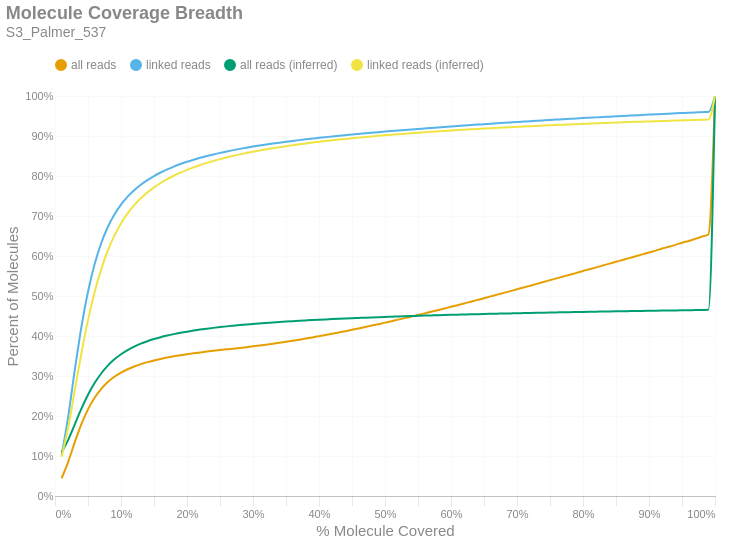

Notebook cell for this chart:
### Markdown cell above
### Molecule Read Coverage
This chart shows molecule coverage breadth as computed by the number of bases aligned to that molecule. In other words, "*how much of each unique long molecule is actually sequenced/aligned?*" Keep in mind there is a distinction between sequences and alignments, since some sequences belonging to a particular molecule may not align well and wouldn't appear in the alignment data. This chart also shows molecule coverage breadth as computed by the *inferred fragment* from which the aligned sequences originate. Unlike read coverage, this calculation takes into account the total insert size, including unsequenced gaps between the forward and reverse reads. Like the previous figures, these are cumulative percents.

### Code cell
if SKIPLR:
    print_html(f"Skipped")
else:
    binned_df = consolidated_hist(valids['coverage_bp'], mask, 0.01, True)
    binned_df_inf = consolidated_hist(valids['coverage_inserts'], mask, 0.01, True)
    binned_df = binned_df.with_columns(pl.lit(binned_df_inf['all reads (cumsum)']).alias('all reads (inferred)'))
    binned_df = binned_df.with_columns(pl.lit(binned_df_inf['linked reads (cumsum)']).alias('linked reads (inferred)'))
    binned_df = binned_df.with_columns(
        (pl.col('bin').cast(pl.Float64) + 0.01).alias('right_edge')
    )

    with SafeRender(binned_df):
        (
            density_plot(binned_df, 'Molecule Coverage Breadth', samplename, 'molcov', ['all reads (inferred)','linked reads (inferred)'])
            .encode(
                #x=alt.X('bin:Q', title="% Molecule Covered").axis(format = '%').scale(padding=0),
                x=alt.X('right_edge:Q', title="% Molecule Covered").axis(format='%').scale(padding=0),
                y=alt.Y('value:Q', title='Percent of Molecules')
                    .axis(format='%')
                    .stack(False)
                    .scale(domainMin=0, padding=0),
                color=alt.Color("key:N").scale(domain = ["all reads", "linked reads", "all reads (inferred)", "linked reads (inferred)"]),
                tooltip = [
                    alt.Tooltip("key:N", title = "Data Type"),
                    alt.Tooltip("range_label:N", title="% Molecule Covered"),
                    alt.Tooltip("value:Q", format = ".2%", title="% Molecules")
                ]
            )
        ).display()

### Figure 1 — Vega-Lite specification as saved in the notebook (floating-point values rounded to 4 significant figures)
{"width": "container", "height": 400, "config": {"title": {"anchor": "start", "dy": -15, "fontSize": 18, "color": "#888888", "subtitleColor": "#888888", "subtitleFontSize": 14}, "arc": {"fill": "#0072B2"}, "axis": {"domainColor": "#888888", "domainWidth": 0.5, "gridWidth": 0.2, "grid": false, "titleFontWeight": 400, "titleFontSize": 15, "labelFontSize": 11, "labelColor": "#888888", "tickColor": "#888888", "tickWidth": 0.2, "titleColor": "#888888"}, "axisBand": {"grid": false}, "axisX": {"grid": true, "tickSize": 10, "domainCap": "round"}, "axisY": {"domain": false, "grid": true, "tickSize": 0, "domainCap": "round"}, "background": "transparent", "header": {"labelFontSize": 15, "labelColor": "#888888", "titleFontSize": 15, "titleFontWeight": 600, "titleColor": "#888888"}, "legend": {"labelFont": "sans-serif", "labelFontSize": 12, "labelColor": "#888888", "symbolSize": 100, "symbolType": "circle", "titleFontSize": 12, "titlePadding": 10, "titleColor": "#888888", "title": null, "orient": "top"}, "range": {"category": ["#E69F00", "#56B4E9", "#009E73", "#F0E442", "#0072B2", "#D55E00", "#CC79A7", "#000000"], "diverging": ["#cfe8f3", "#a2d4ec", "#73bfe2", "#46abdb", "#1696d2", "#12719e"]}, "area": {"fill": "#0072B2", "fillOpacity": 0.7, "line": true, "strokeOpacity": 0.7}, "line": {"color": "#0072B2", "stroke": "#0072B2", "strokeWidth": 2}, "trail": {"color": "#0072B2", "stroke": "#0072B2", "strokeWidth": 0, "size": 1}, "point": {"filled": true, "fillOpacity": 1.0, "size": 95}, "text": {"color": "#888888", "fontSize": 11, "align": "right", "fontWeight": 400, "size": 11}, "bar": {"fill": "#0072B2", "stroke": null}, "view": {"stroke": null, "continuousWidth": 660, "continuousHeight": 400}}, "data": {"name": "data-f92938a88843104d672502ca7b2e7544"}, "mark": {"type": "line", "interpolate": "monotone", "point": {"opacity": 0, "size": 275}}, "encoding": {"color": {"field": "key", "scale": {"domain": ["all reads", "linked reads", "all reads (inferred)", "linked reads (inferred)"]}, "type": "nominal"}, "tooltip": [{"field": "key", "title": "Data Type", "type": "nominal"}, {"field": "range_label", "title": "% Molecule Covered", "type": "nominal"}, {"field": "value", "format": ".2%", "title": "% Molecules", "type": "quantitative"}], "x": {"axis": {"format": "%"}, "field": "right_edge", "scale": {"padding": 0}, "title": "% Molecule Covered", "type": "quantitative"}, "y": {"axis": {"format": "%"}, "field": "value", "scale": {"domainMin": 0, "padding": 0}, "stack": false, "title": "Percent of Molecules", "type": "quantitative"}}, "params": [{"name": "param_c36ac31b6afebe62", "select": {"type": "point", "fields": ["key"]}, "bind": "legend"}], "title": {"text": "Molecule Coverage Breadth", "subtitle": "S3_Palmer_537"}, "transform": [{"fold": ["all reads (cumsum)", "linked reads (cumsum)", "all reads (inferred)", "linked reads (inferred)"]}, {"calculate": "replace(datum.key, ' (cumsum)', '')", "as": "key"}, {"filter": {"param": "param_c36ac31b6afebe62"}}], "usermeta": {"embedOptions": {"downloadFileName": "S3_Palmer_537.molcov"}}, "$schema": "https://vega.github.io/schema/vega-lite/v6.1.0.json", "datasets": {"data-f92938a88843104d672502ca7b2e7544": [{"bin": "0.0", "interval": "0.0-0.01", "all reads": 0.04438, "linked reads": 0.1017, "all reads (cumsum)": 0.04438, "linked reads (cumsum)": 0.1017, "range_label": "0.0-0.01", "all reads (inferred)": 0.109, "linked reads (inferred)": 0.09789, "right_edge": 0.01}, {"bin": "0.01", "interval": "0.01-0.02", "all reads": 0.04108, "linked reads": 0.0969, "all reads (cumsum)": 0.08546, "linked reads (cumsum)": 0.1986, "range_label": "0.01-0.02", "all reads (inferred)": 0.1404, "linked reads (inferred)": 0.1717, "right_edge": 0.02}, {"bin": "0.02", "interval": "0.02-0.03", "all reads": 0.04908, "linked reads": 0.1165, "all reads (cumsum)": 0.1345, "linked reads (cumsum)": 0.3151, "range_label": "0.02-0.03", "all reads (inferred)": 0.1793, "linked reads (inferred)": 0.2642, "right_edge": 0.03}, {"bin": "0.03", "interval": "0.03-0.04", "all reads": 0.04505, "linked reads": 0.1071, "all reads (cumsum)": 0.1796, "linked reads (cumsum)": 0.4222, "range_label": "0.03-0.04", "all reads (inferred)": 0.2182, "linked reads (inferred)": 0.3568, "right_edge": 0.04}, {"bin": "0.04", "interval": "0.04-0.05", "all reads": 0.0371, "linked reads": 0.08827, "all reads (cumsum)": 0.2167, "linked reads (cumsum)": 0.5105, "range_label": "0.04-0.05", "all reads (inferred)": 0.253, "linked reads (inferred)": 0.4398, "right_edge": 0.05}, {"bin": "0.05", "interval": "0.05-0.06", "all reads": 0.02889, "linked reads": 0.06867, "all reads (cumsum)": 0.2456, "linked reads (cumsum)": 0.5791, "range_label": "0.05-0.06", "all reads (inferred)": 0.2823, "linked reads (inferred)": 0.5095, "right_edge": 0.06}, {"bin": "0.06", "interval": "0.06-0.07", "all reads": 0.02223, "linked reads": 0.05284, "all reads (cumsum)": 0.2678, "linked reads (cumsum)": 0.632, "range_label": "0.06-0.07", "all reads (inferred)": 0.3063, "linked reads (inferred)": 0.5667, "right_edge": 0.07}, {"bin": "0.07", "interval": "0.07-0.08", "all reads": 0.01705, "linked reads": 0.04047, "all reads (cumsum)": 0.2849, "linked reads (cumsum)": 0.6724, "range_label": "0.07-0.08", "all reads (inferred)": 0.3258, "linked reads (inferred)": 0.6132, "right_edge": 0.08}, {"bin": "0.08", "interval": "0.08-0.09", "all reads": 0.01321, "linked reads": 0.03129, "all reads (cumsum)": 0.2981, "linked reads (cumsum)": 0.7037, "range_label": "0.08-0.09", "all reads (inferred)": 0.3416, "linked reads (inferred)": 0.6509, "right_edge": 0.09}, {"bin": "0.09", "interval": "0.09-0.1", "all reads": 0.01045, "linked reads": 0.02472, "all reads (cumsum)": 0.3085, "linked reads (cumsum)": 0.7284, "range_label": "0.09-0.1", "all reads (inferred)": 0.3545, "linked reads (inferred)": 0.6815, "right_edge": 0.1}, {"bin": "0.1", "interval": "0.1-0.11", "all reads": 0.008428, "linked reads": 0.01987, "all reads (cumsum)": 0.3169, "linked reads (cumsum)": 0.7483, "range_label": "0.1-0.11", "all reads (inferred)": 0.3649, "linked reads (inferred)": 0.7064, "right_edge": 0.11}, {"bin": "0.11", "interval": "0.11-0.12", "all reads": 0.006928, "linked reads": 0.01631, "all reads (cumsum)": 0.3239, "linked reads (cumsum)": 0.7646, "range_label": "0.11-0.12", "all reads (inferred)": 0.3736, "linked reads (inferred)": 0.727, "right_edge": 0.12}, {"bin": "0.12", "interval": "0.12-0.13", "all reads": 0.005808, "linked reads": 0.01366, "all reads (cumsum)": 0.3297, "linked reads (cumsum)": 0.7783, "range_label": "0.12-0.13", "all reads (inferred)": 0.3809, "linked reads (inferred)": 0.7442, "right_edge": 0.13}, {"bin": "0.13", "interval": "0.13-0.14", "all reads": 0.004925, "linked reads": 0.01156, "all reads (cumsum)": 0.3346, "linked reads (cumsum)": 0.7898, "range_label": "0.13-0.14", "all reads (inferred)": 0.387, "linked reads (inferred)": 0.7589, "right_edge": 0.14}, {"bin": "0.14", "interval": "0.14-0.15", "all reads": 0.004291, "linked reads": 0.01002, "all reads (cumsum)": 0.3389, "linked reads (cumsum)": 0.7999, "range_label": "0.14-0.15", "all reads (inferred)": 0.3924, "linked reads (inferred)": 0.7715, "right_edge": 0.15}, {"bin": "0.15", "interval": "0.15-0.16", "all reads": 0.003819, "linked reads": 0.008862, "all reads (cumsum)": 0.3427, "linked reads (cumsum)": 0.8087, "range_label": "0.15-0.16", "all reads (inferred)": 0.397, "linked reads (inferred)": 0.7825, "right_edge": 0.16}, {"bin": "0.16", "interval": "0.16-0.17", "all reads": 0.003362, "linked reads": 0.007777, "all reads (cumsum)": 0.3461, "linked reads (cumsum)": 0.8165, "range_label": "0.16-0.17", "all reads (inferred)": 0.401, "linked reads (inferred)": 0.7921, "right_edge": 0.17}, {"bin": "0.17", "interval": "0.17-0.18", "all reads": 0.003071, "linked reads": 0.007022, "all reads (cumsum)": 0.3492, "linked reads (cumsum)": 0.8235, "range_label": "0.17-0.18", "all reads (inferred)": 0.4047, "linked reads (inferred)": 0.8006, "right_edge": 0.18}, {"bin": "0.18", "interval": "0.18-0.19", "all reads": 0.002791, "linked reads": 0.006328, "all reads (cumsum)": 0.3519, "linked reads (cumsum)": 0.8298, "range_label": "0.18-0.19", "all reads (inferred)": 0.4079, "linked reads (inferred)": 0.8083, "right_edge": 0.19}, {"bin": "0.19", "interval": "0.19-0.2", "all reads": 0.002564, "linked reads": 0.005733, "all reads (cumsum)": 0.3545, "linked reads (cumsum)": 0.8356, "range_label": "0.19-0.2", "all reads (inferred)": 0.4108, "linked reads (inferred)": 0.8153, "right_edge": 0.2}, {"bin": "0.2", "interval": "0.2-0.21", "all reads": 0.002317, "linked reads": 0.005105, "all reads (cumsum)": 0.3568, "linked reads (cumsum)": 0.8407, "range_label": "0.2-0.21", "all reads (inferred)": 0.4135, "linked reads (inferred)": 0.8216, "right_edge": 0.21}, {"bin": "0.21", "interval": "0.21-0.22", "all reads": 0.002178, "linked reads": 0.004737, "all reads (cumsum)": 0.359, "linked reads (cumsum)": 0.8454, "range_label": "0.21-0.22", "all reads (inferred)": 0.416, "linked reads (inferred)": 0.8274, "right_edge": 0.22}, {"bin": "0.22", "interval": "0.22-0.23", "all reads": 0.002046, "linked reads": 0.004382, "all reads (cumsum)": 0.361, "linked reads (cumsum)": 0.8498, "range_label": "0.22-0.23", "all reads (inferred)": 0.4182, "linked reads (inferred)": 0.8327, "right_edge": 0.23}, {"bin": "0.23", "interval": "0.23-0.24", "all reads": 0.001973, "linked reads": 0.004155, "all reads (cumsum)": 0.363, "linked reads (cumsum)": 0.854, "range_label": "0.23-0.24", "all reads (inferred)": 0.4203, "linked reads (inferred)": 0.8377, "right_edge": 0.24}, {"bin": "0.24", "interval": "0.24-0.25", "all reads": 0.00189, "linked reads": 0.003901, "all reads (cumsum)": 0.3649, "linked reads (cumsum)": 0.8579, "range_label": "0.24-0.25", "all reads (inferred)": 0.4222, "linked reads (inferred)": 0.8422, "right_edge": 0.25}, {"bin": "0.25", "interval": "0.25-0.26", "all reads": 0.001746, "linked reads": 0.003474, "all reads (cumsum)": 0.3667, "linked reads (cumsum)": 0.8613, "range_label": "0.25-0.26", "all reads (inferred)": 0.424, "linked reads (inferred)": 0.8464, "right_edge": 0.26}, {"bin": "0.26", "interval": "0.26-0.27", "all reads": 0.001758, "linked reads": 0.003326, "all reads (cumsum)": 0.3684, "linked reads (cumsum)": 0.8647, "range_label": "0.26-0.27", "all reads (inferred)": 0.4257, "linked reads (inferred)": 0.8503, "right_edge": 0.27}, {"bin": "0.27", "interval": "0.27-0.28", "all reads": 0.001805, "linked reads": 0.003129, "all reads (cumsum)": 0.3702, "linked reads (cumsum)": 0.8678, "range_label": "0.27-0.28", "all reads (inferred)": 0.4273, "linked reads (inferred)": 0.854, "right_edge": 0.28}, {"bin": "0.28", "interval": "0.28-0.29", "all reads": 0.001877, "linked reads": 0.002958, "all reads (cumsum)": 0.3721, "linked reads (cumsum)": 0.8707, "range_label": "0.28-0.29", "all reads (inferred)": 0.4287, "linked reads (inferred)": 0.8575, "right_edge": 0.29}, {"bin": "0.29", "interval": "0.29-0.3", "all reads": 0.002005, "linked reads": 0.002842, "all reads (cumsum)": 0.3741, "linked reads (cumsum)": 0.8736, "range_label": "0.29-0.3", "all reads (inferred)": 0.4301, "linked reads (inferred)": 0.8607, "right_edge": 0.3}, {"bin": "0.3", "interval": "0.3-0.31", "all reads": 0.002076, "linked reads": 0.002642, "all reads (cumsum)": 0.3762, "linked reads (cumsum)": 0.8762, "range_label": "0.3-0.31", "all reads (inferred)": 0.4314, "linked reads (inferred)": 0.8638, "right_edge": 0.31}, {"bin": "0.31", "interval": "0.31-0.32", "all reads": 0.002199, "linked reads": 0.002552, "all reads (cumsum)": 0.3784, "linked reads (cumsum)": 0.8788, "range_label": "0.31-0.32", "all reads (inferred)": 0.4327, "linked reads (inferred)": 0.8667, "right_edge": 0.32}, {"bin": "0.32", "interval": "0.32-0.33", "all reads": 0.0023, "linked reads": 0.002372, "all reads (cumsum)": 0.3807, "linked reads (cumsum)": 0.8812, "range_label": "0.32-0.33", "all reads (inferred)": 0.4339, "linked reads (inferred)": 0.8695, "right_edge": 0.33}, {"bin": "0.33", "interval": "0.33-0.34", "all reads": 0.002388, "linked reads": 0.002252, "all reads (cumsum)": 0.3831, "linked reads (cumsum)": 0.8834, "range_label": "0.33-0.34", "all reads (inferred)": 0.435, "linked reads (inferred)": 0.8721, "right_edge": 0.34}, {"bin": "0.34", "interval": "0.34-0.35", "all reads": 0.002483, "linked reads": 0.002161, "all reads (cumsum)": 0.3855, "linked reads (cumsum)": 0.8856, "range_label": "0.34-0.35", "all reads (inferred)": 0.4361, "linked reads (inferred)": 0.8746, "right_edge": 0.35}, {"bin": "0.35", "interval": "0.35-0.36", "all reads": 0.00261, "linked reads": 0.002083, "all reads (cumsum)": 0.3882, "linked reads (cumsum)": 0.8877, "range_label": "0.35-0.36", "all reads (inferred)": 0.4371, "linked reads (inferred)": 0.877, "right_edge": 0.36}, {"bin": "0.36", "interval": "0.36-0.37", "all reads": 0.00269, "linked reads": 0.002033, "all reads (cumsum)": 0.3908, "linked reads (cumsum)": 0.8897, "range_label": "0.36-0.37", "all reads (inferred)": 0.438, "linked reads (inferred)": 0.8793, "right_edge": 0.37}, {"bin": "0.37", "interval": "0.37-0.38", "all reads": 0.002786, "linked reads": 0.001956, "all reads (cumsum)": 0.3936, "linked reads (cumsum)": 0.8916, "range_label": "0.37-0.38", "all reads (inferred)": 0.439, "linked reads (inferred)": 0.8814, "right_edge": 0.38}, {"bin": "0.38", "interval": "0.38-0.39", "all reads": 0.002837, "linked reads": 0.001879, "all reads (cumsum)": 0.3965, "linked reads (cumsum)": 0.8935, "range_label": "0.38-0.39", "all reads (inferred)": 0.4398, "linked reads (inferred)": 0.8835, "right_edge": 0.39}, {"bin": "0.39", "interval": "0.39-0.4", "all reads": 0.003002, "linked reads": 0.001859, "all reads (cumsum)": 0.3995, "linked reads (cumsum)": 0.8954, "range_label": "0.39-0.4", "all reads (inferred)": 0.4407, "linked reads (inferred)": 0.8855, "right_edge": 0.4}, {"bin": "0.4", "interval": "0.4-0.41", "all reads": 0.003004, "linked reads": 0.001746, "all reads (cumsum)": 0.4025, "linked reads (cumsum)": 0.8971, "range_label": "0.4-0.41", "all reads (inferred)": 0.4415, "linked reads (inferred)": 0.8874, "right_edge": 0.41}, {"bin": "0.41", "interval": "0.41-0.42", "all reads": 0.003158, "linked reads": 0.001708, "all reads (cumsum)": 0.4056, "linked reads (cumsum)": 0.8988, "range_label": "0.41-0.42", "all reads (inferred)": 0.4423, "linked reads (inferred)": 0.8893, "right_edge": 0.42}, {"bin": "0.42", "interval": "0.42-0.43", "all reads": 0.003224, "linked reads": 0.001631, "all reads (cumsum)": 0.4089, "linked reads (cumsum)": 0.9005, "range_label": "0.42-0.43", "all reads (inferred)": 0.4431, "linked reads (inferred)": 0.891, "right_edge": 0.43}, {"bin": "0.43", "interval": "0.43-0.44", "all reads": 0.003248, "linked reads": 0.001622, "all reads (cumsum)": 0.4121, "linked reads (cumsum)": 0.9021, "range_label": "0.43-0.44", "all reads (inferred)": 0.4438, "linked reads (inferred)": 0.8927, "right_edge": 0.44}, {"bin": "0.44", "interval": "0.44-0.45", "all reads": 0.003427, "linked reads": 0.001599, "all reads (cumsum)": 0.4155, "linked reads (cumsum)": 0.9037, "range_label": "0.44-0.45", "all reads (inferred)": 0.4445, "linked reads (inferred)": 0.8944, "right_edge": 0.45}, {"bin": "0.45", "interval": "0.45-0.46", "all reads": 0.003425, "linked reads": 0.001526, "all reads (cumsum)": 0.419, "linked reads (cumsum)": 0.9052, "range_label": "0.45-0.46", "all reads (inferred)": 0.4452, "linked reads (inferred)": 0.8959, "right_edge": 0.46}, {"bin": "0.46", "interval": "0.46-0.47", "all reads": 0.0035, "linked reads": 0.001508, "all reads (cumsum)": 0.4225, "linked reads (cumsum)": 0.9067, "range_label": "0.46-0.47", "all reads (inferred)": 0.4459, "linked reads (inferred)": 0.8975, "right_edge": 0.47}, {"bin": "0.47", "interval": "0.47-0.48", "all reads": 0.003582, "linked reads": 0.001445, "all reads (cumsum)": 0.426, "linked reads (cumsum)": 0.9082, "range_label": "0.47-0.48", "all reads (inferred)": 0.4465, "linked reads (inferred)": 0.899, "right_edge": 0.48}, {"bin": "0.48", "interval": "0.48-0.49", "all reads": 0.003509, "linked reads": 0.001428, "all reads (cumsum)": 0.4295, "linked reads (cumsum)": 0.9096, "range_label": "0.48-0.49", "all reads (inferred)": 0.4471, "linked reads (inferred)": 0.9004, "right_edge": 0.49}, {"bin": "0.49", "interval": "0.49-0.5", "all reads": 0.003929, "linked reads": 0.001454, "all reads (cumsum)": 0.4335, "linked reads (cumsum)": 0.911, "range_label": "0.49-0.5", "all reads (inferred)": 0.4477, "linked reads (inferred)": 0.9018, "right_edge": 0.5}, {"bin": "0.5", "interval": "0.5-0.51", "all reads": 0.003446, "linked reads": 0.001337, "all reads (cumsum)": 0.4369, "linked reads (cumsum)": 0.9124, "range_label": "0.5-0.51", "all reads (inferred)": 0.4483, "linked reads (inferred)": 0.9032, "right_edge": 0.51}, {"bin": "0.51", "interval": "0.51-0.52", "all reads": 0.003955, "linked reads": 0.001422, "all reads (cumsum)": 0.4409, "linked reads (cumsum)": 0.9138, "range_label": "0.51-0.52", "all reads (inferred)": 0.4489, "linked reads (inferred)": 0.9045, "right_edge": 0.52}, {"bin": "0.52", "interval": "0.52-0.53", "all reads": 0.003808, "linked reads": 0.001343, "all reads (cumsum)": 0.4447, "linked reads (cumsum)": 0.9151, "range_label": "0.52-0.53", "all reads (inferred)": 0.4494, "linked reads (inferred)": 0.9058, "right_edge": 0.53}, {"bin": "0.53", "interval": "0.53-0.54", "all reads": 0.00393, "linked reads": 0.001308, "all reads (cumsum)": 0.4486, "linked reads (cumsum)": 0.9165, "range_label": "0.53-0.54", "all reads (inferred)": 0.45, "linked reads (inferred)": 0.907, "right_edge": 0.54}, {"bin": "0.54", "interval": "0.54-0.55", "all reads": 0.003898, "linked reads": 0.001287, "all reads (cumsum)": 0.4525, "linked reads (cumsum)": 0.9177, "range_label": "0.54-0.55", "all reads (inferred)": 0.4505, "linked reads (inferred)": 0.9082, "right_edge": 0.55}, {"bin": "0.55", "interval": "0.55-0.56", "all reads": 0.004009, "linked reads": 0.001273, "all reads (cumsum)": 0.4565, "linked reads (cumsum)": 0.919, "range_label": "0.55-0.56", "all reads (inferred)": 0.451, "linked reads (inferred)": 0.9094, "right_edge": 0.56}, {"bin": "0.56", "interval": "0.56-0.57", "all reads": 0.004049, "linked reads": 0.001262, "all reads (cumsum)": 0.4606, "linked reads (cumsum)": 0.9203, "range_label": "0.56-0.57", "all reads (inferred)": 0.4515, "linked reads (inferred)": 0.9105, "right_edge": 0.57}, {"bin": "0.57", "interval": "0.57-0.58", "all reads": 0.004005, "linked reads": 0.001222, "all reads (cumsum)": 0.4646, "linked reads (cumsum)": 0.9215, "range_label": "0.57-0.58", "all reads (inferred)": 0.452, "linked reads (inferred)": 0.9116, "right_edge": 0.58}, {"bin": "0.58", "interval": "0.58-0.59", "all reads": 0.00409, "linked reads": 0.001193, "all reads (cumsum)": 0.4687, "linked reads (cumsum)": 0.9227, "range_label": "0.58-0.59", "all reads (inferred)": 0.4524, "linked reads (inferred)": 0.9127, "right_edge": 0.59}, {"bin": "0.59", "interval": "0.59-0.6", "all reads": 0.004288, "linked reads": 0.00124, "all reads (cumsum)": 0.473, "linked reads (cumsum)": 0.9239, "range_label": "0.59-0.6", "all reads (inferred)": 0.4529, "linked reads (inferred)": 0.9138, "right_edge": 0.6}, {"bin": "0.6", "interval": "0.6-0.61", "all reads": 0.004135, "linked reads": 0.001137, "all reads (cumsum)": 0.4771, "linked reads (cumsum)": 0.9251, "range_label": "0.6-0.61", "all reads (inferred)": 0.4533, "linked reads (inferred)": 0.9148, "right_edge": 0.61}, {"bin": "0.61", "interval": "0.61-0.62", "all reads": 0.004331, "linked reads": 0.001179, "all reads (cumsum)": 0.4814, "linked reads (cumsum)": 0.9262, "range_label": "0.61-0.62", "all reads (inferred)": 0.4538, "linked reads (inferred)": 0.9158, "right_edge": 0.62}, {"bin": "0.62", "interval": "0.62-0.63", "all reads": 0.004315, "linked reads": 0.001108, "all reads (cumsum)": 0.4857, "linked reads (cumsum)": 0.9274, "range_label": "0.62-0.63", "all reads (inferred)": 0.4542, "linked reads (inferred)": 0.9167, "right_edge": 0.63}, {"bin": "0.63", "interval": "0.63-0.64", "all reads": 0.004338, "linked reads": 0.001128, "all reads (cumsum)": 0.4901, "linked reads (cumsum)": 0.9285, "range_label": "0.63-0.64", "all reads (inferred)": 0.4546, "linked reads (inferred)": 0.9177, "right_edge": 0.64}, {"bin": "0.64", "interval": "0.64-0.65", "all reads": 0.004349, "linked reads": 0.001102, "all reads (cumsum)": 0.4944, "linked reads (cumsum)": 0.9296, "range_label": "0.64-0.65", "all reads (inferred)": 0.455, "linked reads (inferred)": 0.9186, "right_edge": 0.65}, {"bin": "0.65", "interval": "0.65-0.66", "all reads": 0.004563, "linked reads": 0.001126, "all reads (cumsum)": 0.499, "linked reads (cumsum)": 0.9307, "range_label": "0.65-0.66", "all reads (inferred)": 0.4554, "linked reads (inferred)": 0.9195, "right_edge": 0.66}, {"bin": "0.66", "interval": "0.66-0.67", "all reads": 0.004384, "linked reads": 0.001092, "all reads (cumsum)": 0.5034, "linked reads (cumsum)": 0.9318, "range_label": "0.66-0.67", "all reads (inferred)": 0.4558, "linked reads (inferred)": 0.9204, "right_edge": 0.67}, {"bin": "0.67", "interval": "0.67-0.68", "all reads": 0.004471, "linked reads": 0.001066, "all reads (cumsum)": 0.5078, "linked reads (cumsum)": 0.9329, "range_label": "0.67-0.68", "all reads (inferred)": 0.4562, "linked reads (inferred)": 0.9212, "right_edge": 0.68}, {"bin": "0.68", "interval": "0.68-0.69", "all reads": 0.004402, "linked reads": 0.001053, "all reads (cumsum)": 0.5122, "linked reads (cumsum)": 0.9339, "range_label": "0.68-0.69", "all reads (inferred)": 0.4565, "linked reads (inferred)": 0.922, "right_edge": 0.69}, {"bin": "0.69", "interval": "0.69-0.7", "all reads": 0.004586, "linked reads": 0.001052, "all reads (cumsum)": 0.5168, "linked reads (cumsum)": 0.935, "range_label": "0.69-0.7", "all reads (inferred)": 0.4569, "linked reads (inferred)": 0.9229, "right_edge": 0.7}, {"bin": "0.7", "interval": "0.7-0.71", "all reads": 0.004465, "linked reads": 0.001024, "all reads (cumsum)": 0.5213, "linked reads (cumsum)": 0.936, "range_label": "0.7-0.71", "all reads (inferred)": 0.4573, "linked reads (inferred)": 0.9237, "right_edge": 0.71}, {"bin": "0.71", "interval": "0.71-0.72", "all reads": 0.004459, "linked reads": 0.001019, "all reads (cumsum)": 0.5258, "linked reads (cumsum)": 0.937, "range_label": "0.71-0.72", "all reads (inferred)": 0.4576, "linked reads (inferred)": 0.9245, "right_edge": 0.72}, {"bin": "0.72", "interval": "0.72-0.73", "all reads": 0.004633, "linked reads": 0.00104, "all reads (cumsum)": 0.5304, "linked reads (cumsum)": 0.9381, "range_label": "0.72-0.73", "all reads (inferred)": 0.458, "linked reads (inferred)": 0.9253, "right_edge": 0.73}, {"bin": "0.73", "interval": "0.73-0.74", "all reads": 0.004511, "linked reads": 0.0009895, "all reads (cumsum)": 0.5349, "linked reads (cumsum)": 0.939, "range_label": "0.73-0.74", "all reads (inferred)": 0.4583, "linked reads (inferred)": 0.9261, "right_edge": 0.74}, {"bin": "0.74", "interval": "0.74-0.75", "all reads": 0.004726, "linked reads": 0.000981, "all reads (cumsum)": 0.5396, "linked reads (cumsum)": 0.94, "range_label": "0.74-0.75", "all reads (inferred)": 0.4587, "linked reads (inferred)": 0.9268, "right_edge": 0.75}, {"bin": "0.75", "interval": "0.75-0.76", "all reads": 0.004448, "linked reads": 0.0009547, "all reads (cumsum)": 0.5441, "linked reads (cumsum)": 0.941, "range_label": "0.75-0.76", "all reads (inferred)": 0.459, "linked reads (inferred)": 0.9275, "right_edge": 0.76}, {"bin": "0.76", "interval": "0.76-0.77", "all reads": 0.004556, "linked reads": 0.0009383, "all reads (cumsum)": 0.5486, "linked reads (cumsum)": 0.9419, "range_label": "0.76-0.77", "all reads (inferred)": 0.4593, "linked reads (inferred)": 0.9282, "right_edge": 0.77}, {"bin": "0.77", "interval": "0.77-0.78", "all reads": 0.004561, "linked reads": 0.00095, "all reads (cumsum)": 0.5532, "linked reads (cumsum)": 0.9429, "range_label": "0.77-0.78", "all reads (inferred)": 0.4596, "linked reads (inferred)": 0.929, "right_edge": 0.78}, {"bin": "0.78", "interval": "0.78-0.79", "all reads": 0.004586, "linked reads": 0.0009284, "all reads (cumsum)": 0.5578, "linked reads (cumsum)": 0.9438, "range_label": "0.78-0.79", "all reads (inferred)": 0.4599, "linked reads (inferred)": 0.9296, "right_edge": 0.79}, {"bin": "0.79", "interval": "0.79-0.8", "all reads": 0.004828, "linked reads": 0.0009745, "all reads (cumsum)": 0.5626, "linked reads (cumsum)": 0.9448, "range_label": "0.79-0.8", "all reads (inferred)": 0.4602, "linked reads (inferred)": 0.9303, "right_edge": 0.8}, {"bin": "0.8", "interval": "0.8-0.81", "all reads": 0.004453, "linked reads": 0.0008863, "all reads (cumsum)": 0.5671, "linked reads (cumsum)": 0.9457, "range_label": "0.8-0.81", "all reads (inferred)": 0.4605, "linked reads (inferred)": 0.931, "right_edge": 0.81}, {"bin": "0.81", "interval": "0.81-0.82", "all reads": 0.004545, "linked reads": 0.000898, "all reads (cumsum)": 0.5716, "linked reads (cumsum)": 0.9466, "range_label": "0.81-0.82", "all reads (inferred)": 0.4608, "linked reads (inferred)": 0.9316, "right_edge": 0.82}, {"bin": "0.82", "interval": "0.82-0.83", "all reads": 0.004658, "linked reads": 0.0008739, "all reads (cumsum)": 0.5763, "linked reads (cumsum)": 0.9474, "range_label": "0.82-0.83", "all reads (inferred)": 0.4611, "linked reads (inferred)": 0.9323, "right_edge": 0.83}, {"bin": "0.83", "interval": "0.83-0.84", "all reads": 0.004657, "linked reads": 0.0009006, "all reads (cumsum)": 0.5809, "linked reads (cumsum)": 0.9483, "range_label": "0.83-0.84", "all reads (inferred)": 0.4614, "linked reads (inferred)": 0.9329, "right_edge": 0.84}, {"bin": "0.84", "interval": "0.84-0.85", "all reads": 0.004596, "linked reads": 0.0008962, "all reads (cumsum)": 0.5855, "linked reads (cumsum)": 0.9492, "range_label": "0.84-0.85", "all reads (inferred)": 0.4617, "linked reads (inferred)": 0.9335, "right_edge": 0.85}, {"bin": "0.85", "interval": "0.85-0.86", "all reads": 0.004659, "linked reads": 0.0008948, "all reads (cumsum)": 0.5902, "linked reads (cumsum)": 0.9501, "range_label": "0.85-0.86", "all reads (inferred)": 0.4619, "linked reads (inferred)": 0.9342, "right_edge": 0.86}, {"bin": "0.86", "interval": "0.86-0.87", "all reads": 0.004606, "linked reads": 0.0008392, "all reads (cumsum)": 0.5948, "linked reads (cumsum)": 0.951, "range_label": "0.86-0.87", "all reads (inferred)": 0.4622, "linked reads (inferred)": 0.9348, "right_edge": 0.87}, {"bin": "0.87", "interval": "0.87-0.88", "all reads": 0.004684, "linked reads": 0.0008238, "all reads (cumsum)": 0.5995, "linked reads (cumsum)": 0.9518, "range_label": "0.87-0.88", "all reads (inferred)": 0.4625, "linked reads (inferred)": 0.9353, "right_edge": 0.88}, {"bin": "0.88", "interval": "0.88-0.89", "all reads": 0.004659, "linked reads": 0.0008505, "all reads (cumsum)": 0.6041, "linked reads (cumsum)": 0.9526, "range_label": "0.88-0.89", "all reads (inferred)": 0.4627, "linked reads (inferred)": 0.9359, "right_edge": 0.89}, {"bin": "0.89", "interval": "0.89-0.9", "all reads": 0.004783, "linked reads": 0.0008114, "all reads (cumsum)": 0.6089, "linked reads (cumsum)": 0.9534, "range_label": "0.89-0.9", "all reads (inferred)": 0.463, "linked reads (inferred)": 0.9364, "right_edge": 0.9}, {"bin": "0.9", "interval": "0.9-0.91", "all reads": 0.00455, "linked reads": 0.0007887, "all reads (cumsum)": 0.6135, "linked reads (cumsum)": 0.9542, "range_label": "0.9-0.91", "all reads (inferred)": 0.4632, "linked reads (inferred)": 0.937, "right_edge": 0.91}, {"bin": "0.91", "interval": "0.91-0.92", "all reads": 0.00512, "linked reads": 0.0007986, "all reads (cumsum)": 0.6186, "linked reads (cumsum)": 0.955, "range_label": "0.91-0.92", "all reads (inferred)": 0.4635, "linked reads (inferred)": 0.9375, "right_edge": 0.92}, {"bin": "0.92", "interval": "0.92-0.93", "all reads": 0.004431, "linked reads": 0.000788, "all reads (cumsum)": 0.623, "linked reads (cumsum)": 0.9558, "range_label": "0.92-0.93", "all reads (inferred)": 0.4637, "linked reads (inferred)": 0.938, "right_edge": 0.93}, {"bin": "0.93", "interval": "0.93-0.94", "all reads": 0.004837, "linked reads": 0.0007543, "all reads (cumsum)": 0.6278, "linked reads (cumsum)": 0.9566, "range_label": "0.93-0.94", "all reads (inferred)": 0.464, "linked reads (inferred)": 0.9386, "right_edge": 0.94}, {"bin": "0.94", "interval": "0.94-0.95", "all reads": 0.005299, "linked reads": 0.0007712, "all reads (cumsum)": 0.6331, "linked reads (cumsum)": 0.9574, "range_label": "0.94-0.95", "all reads (inferred)": 0.4642, "linked reads (inferred)": 0.9391, "right_edge": 0.95}, {"bin": "0.95", "interval": "0.95-0.96", "all reads": 0.004516, "linked reads": 0.0007909, "all reads (cumsum)": 0.6377, "linked reads (cumsum)": 0.9581, "range_label": "0.95-0.96", "all reads (inferred)": 0.4645, "linked reads (inferred)": 0.9396, "right_edge": 0.96}, {"bin": "0.96", "interval": "0.96-0.97", "all reads": 0.005241, "linked reads": 0.0007251, "all reads (cumsum)": 0.6429, "linked reads (cumsum)": 0.9589, "range_label": "0.96-0.97", "all reads (inferred)": 0.4648, "linked reads (inferred)": 0.9401, "right_edge": 0.97}, {"bin": "0.97", "interval": "0.97-0.98", "all reads": 0.005568, "linked reads": 0.0006893, "all reads (cumsum)": 0.6485, "linked reads (cumsum)": 0.9596, "range_label": "0.97-0.98", "all reads (inferred)": 0.4651, "linked reads (inferred)": 0.9407, "right_edge": 0.98}, {"bin": "0.98", "interval": "0.98-0.99", "all reads": 0.005296, "linked reads": 0.0007452, "all reads (cumsum)": 0.6538, "linked reads (cumsum)": 0.9603, "range_label": "0.98-0.99", "all reads (inferred)": 0.4654, "linked reads (inferred)": 0.9411, "right_edge": 0.99}, {"bin": "0.99", "interval": "0.99-1.0", "all reads": 0.3462, "linked reads": 0.0397, "all reads (cumsum)": 1.0, "linked reads (cumsum)": 1.0, "range_label": "0.99-1.0", "all reads (inferred)": 1.0, "linked reads (inferred)": 1.0, "right_edge": 1.0}]}}
